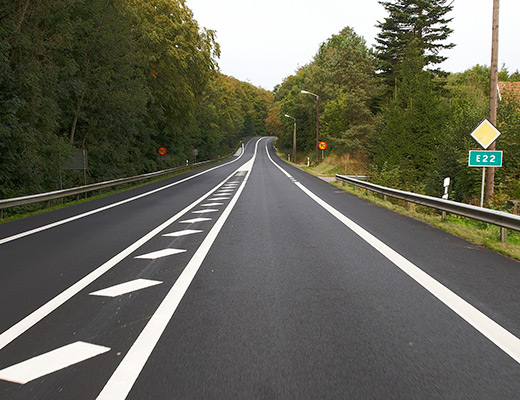
#> input picture TestData/autocar3/roadLines.jpg, 520 x 400 px
$ python DetectLine.py
#> lines starting #> are read from the running program, lines starting #| are printed output that depends on the picture
#> further down, img is the input picture: shape (400, 520, 3); mean B, G, R 89.5, 103, 103.2
import cv2
import numpy as np
import math

xRatio = 0.2
yRatio = 0.5
UH = 255
US = 150
UV = 255
LH = 0
LS = 0
LV = 0


def binary_cvt(image, lower, upper):
    hsv_image = cv2.cvtColor(image, cv2.COLOR_BGR2HSV)
    mask = cv2.inRange(hsv_image, lower, upper)
    return mask

def warp_image(img):
    image_size = (img.shape[1], img.shape[0])
#> image_size = (520, 400)
    x = img.shape[1]
#> x = 520
    y = img.shape[0]
#> y = 400
    #the "order" of points in the polygon you are defining does not matter
    #but they need to match the corresponding points in destination_points!
    ## my source
    source_points = np.float32([
    [0, y],
    [0, 0],
    [x, 0],
    [x, y]
    ])
#> source_points = [[0, 400], [0, 0], [520, 0], [520, 400]]

    destination_points = np.float32([
    [xRatio*x, y*yRatio],
    [xRatio*x, 0],
    [x - (xRatio*x), 0],
    [x - (xRatio*x), y*yRatio]
    ])

    perspective_transform = cv2.getPerspectiveTransform(source_points, destination_points)
#> perspective_transform = [[0.6, 0, 104], [0, 0.5, 0], [0, 0, 1]]
    #inverse_perspective_transform = cv2.getPerspectiveTransform( destination_points, source_points)
    warped_img = cv2.warpPerspective(img, perspective_transform, image_size)
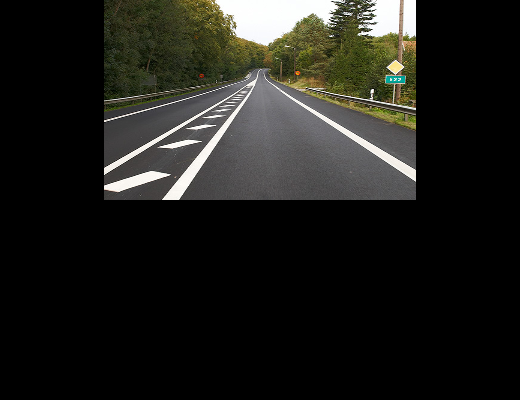
#> warped_img: shape (400, 520, 3); mean B, G, R 26.9, 30.9, 31
    return warped_img

img = cv2.imread('roadLines.jpg', 1)
#resizeImg = cv2.resize(img, (640, 480))
#hsv = cv2.cvtColor(resizeImg, cv2.COLOR_BGR2HSV)
bird_view = warp_image(img)

cv2.imshow('bird_view', bird_view)
cv2.waitKey(1)

$ run again, with TestData/autocar3/Line1.jpg copied over TestData/autocar3/roadLines.jpg
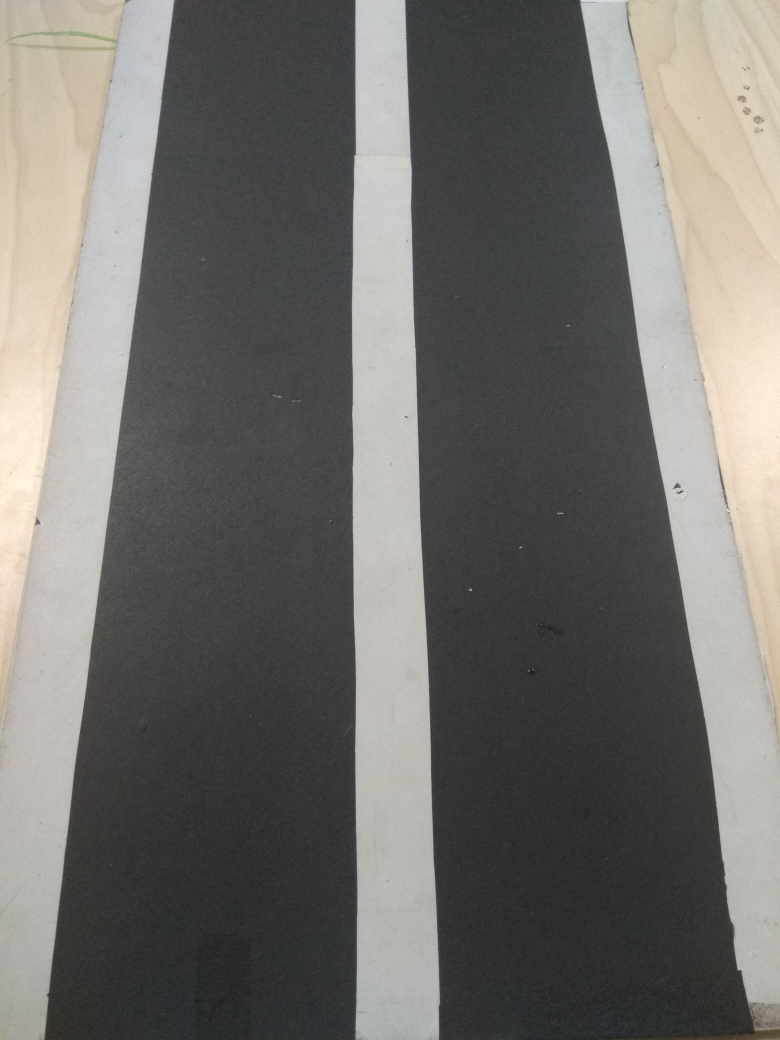
#> input picture TestData/autocar3/Line1.jpg, 3120 x 4160 px (shown at 1/4 size)
#> img is the input picture: shape (4160, 3120, 3); mean B, G, R 106.9, 110.7, 112.1
#> in warp_image, `warped_img = cv2.warpPerspective(img, perspective_transform, image_size)`:
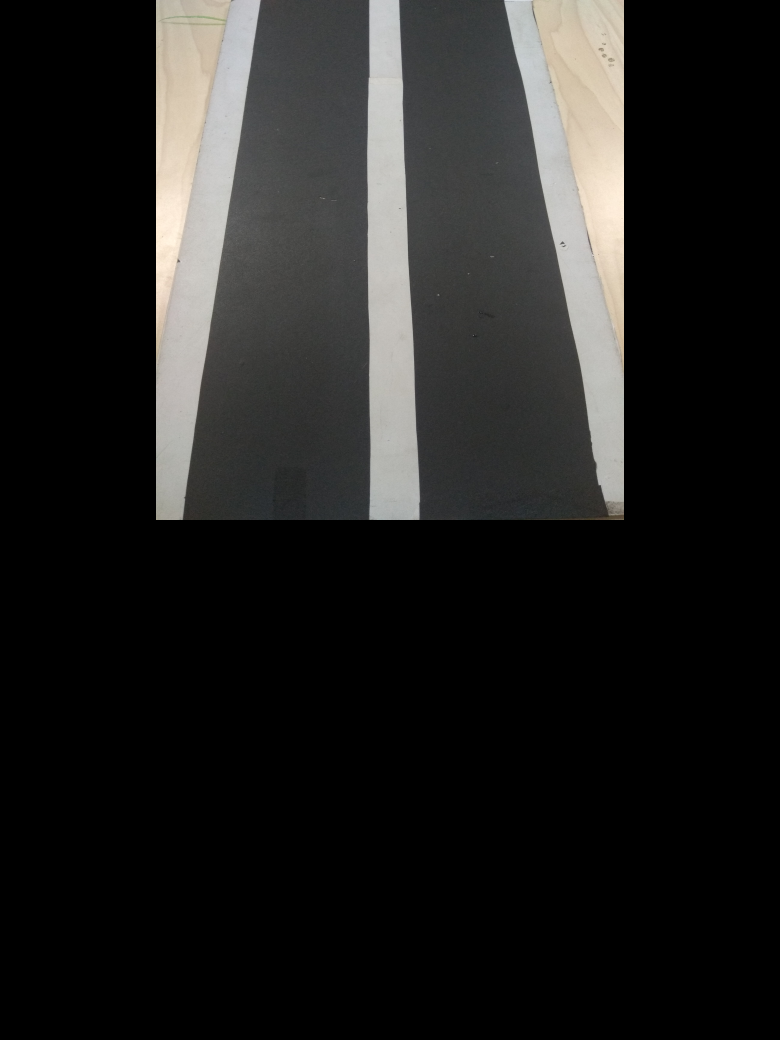
#> warped_img: shape (4160, 3120, 3) (shown at 1/4 size); mean B, G, R 32.1, 33.2, 33.6
